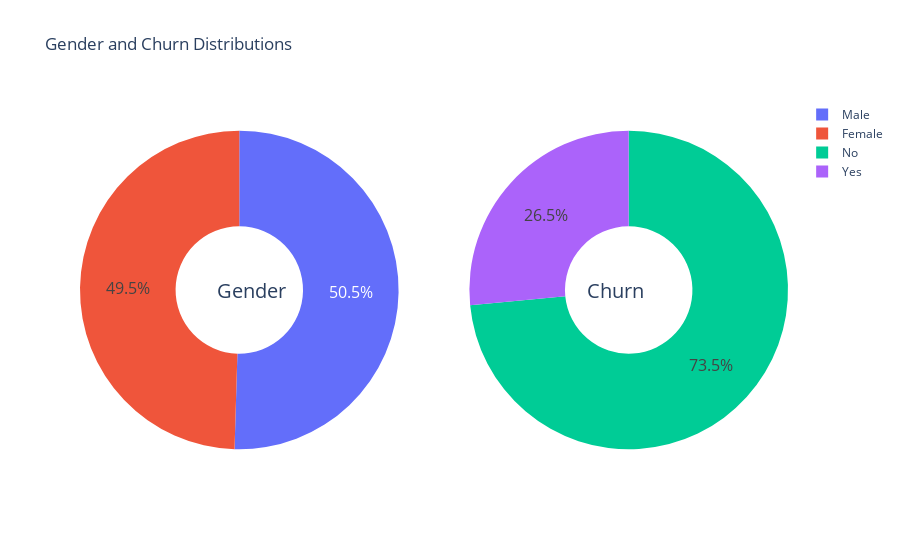

Notebook code for this chart:
### Markdown cell above
Let us first start with exploring our data set, to better understand the patterns in the data and potentially form some hypothesis. First we will look at the distribution of individual variables and then slice and dice our data for any interesting trends.

### Code cell
fig=make_subplots(rows=1,cols=2)
fig = make_subplots(rows=1, cols=2, specs=[[{'type':'domain'}, {'type':'domain'}]])
fig.add_trace(go.Pie(labels=['Male','Female'], values=Data['gender'].value_counts(), name="Gender"),
              1, 1)
fig.add_trace(go.Pie(labels=['No', 'Yes'], values=Data['Churn'].value_counts(), name="Churn"),
              1, 2)

fig.update_traces(hole=.4, hoverinfo="label+percent+name", textfont_size=16)


fig.update_layout(
    title_text="Gender and Churn Distributions",
    # Add annotations in the center of the donut pies.
    annotations=[dict(text='Gender', x=.19, y=0.5, font_size=20, showarrow=False),
                 dict(text='Churn', x=0.8, y=0.5, font_size=20, showarrow=False)])
fig.show()

### Figure 1 — Plotly figure (JSON) as saved in the notebook; plotly's stock layout.template omitted (floating-point values rounded to 4 significant figures)
{"data": [{"domain": {"x": [0, 0.45], "y": [0, 1]}, "hole": 0.4, "hoverinfo": "label+percent+name", "labels": ["Male", "Female"], "name": "Gender", "textfont": {"size": 16}, "type": "pie", "values": [3555, 3488]}, {"domain": {"x": [0.55, 1], "y": [0, 1]}, "hole": 0.4, "hoverinfo": "label+percent+name", "labels": ["No", "Yes"], "name": "Churn", "textfont": {"size": 16}, "type": "pie", "values": [5174, 1869]}], "layout": {"annotations": [{"font": {"size": 20}, "showarrow": false, "text": "Gender", "x": 0.19, "y": 0.5}, {"font": {"size": 20}, "showarrow": false, "text": "Churn", "x": 0.8, "y": 0.5}], "title": {"text": "Gender and Churn Distributions"}}}
